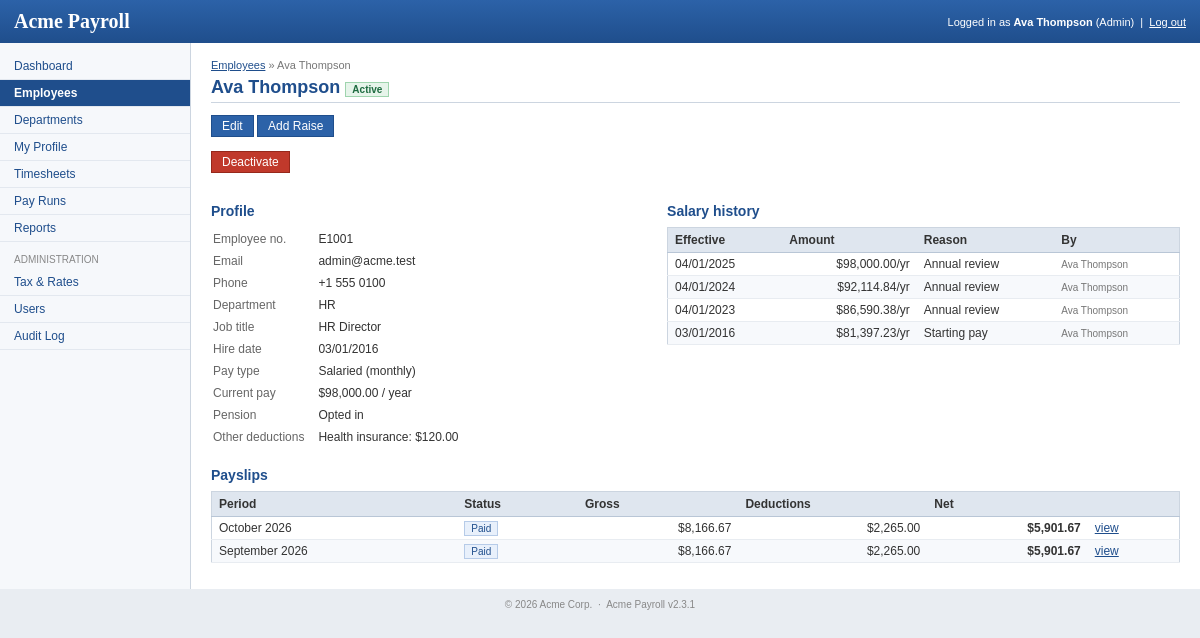
Screenshot of /employee_view.php?id=1 (signed in) with the database file from the repository.
### tables this page shows
CREATE TABLE `employees` (
  `id` int(11) NOT NULL AUTO_INCREMENT,
  `emp_no` varchar(10) NOT NULL,
  `first_name` varchar(60) NOT NULL,
  `last_name` varchar(60) NOT NULL,
  `email` varchar(150) NOT NULL,
  `phone` varchar(30) DEFAULT NULL,
  `department_id` int(11) DEFAULT NULL,
  `job_title` varchar(100) NOT NULL,
  `pay_type` enum('salaried','hourly') NOT NULL DEFAULT 'salaried',
  `annual_salary` decimal(12,2) DEFAULT NULL,
  `hourly_rate` decimal(8,2) DEFAULT NULL,
  `hire_date` date NOT NULL,
  `termination_date` date DEFAULT NULL,
  `status` enum('active','inactive') NOT NULL DEFAULT 'active',
  `pension_opt_in` tinyint(1) NOT NULL DEFAULT '0',
  `created_at` datetime DEFAULT NULL,
  `updated_at` datetime DEFAULT NULL,
  PRIMARY KEY (`id`),
  UNIQUE KEY `uq_employee_email` (`email`),
  UNIQUE KEY `uq_employee_no` (`emp_no`),
  KEY `idx_employee_department` (`department_id`),
  KEY `idx_employee_status` (`status`),
  CONSTRAINT `fk_employee_department` FOREIGN KEY (`department_id`) REFERENCES `departments` (`id`)
);

CREATE TABLE `departments` (
  `id` int(11) NOT NULL AUTO_INCREMENT,
  `name` varchar(100) NOT NULL,
  `code` varchar(10) NOT NULL,
  `description` text,
  `created_at` datetime DEFAULT NULL,
  PRIMARY KEY (`id`),
  UNIQUE KEY `uq_department_name` (`name`),
  UNIQUE KEY `uq_department_code` (`code`)
);

CREATE TABLE `employee_deductions` (
  `id` int(11) NOT NULL AUTO_INCREMENT,
  `employee_id` int(11) NOT NULL,
  `deduction_type_id` int(11) NOT NULL,
  `amount` decimal(8,2) NOT NULL,
  PRIMARY KEY (`id`),
  UNIQUE KEY `uq_employee_deduction` (`employee_id`, `deduction_type_id`),
  CONSTRAINT `fk_ded_employee` FOREIGN KEY (`employee_id`) REFERENCES `employees` (`id`) ON DELETE CASCADE,
  CONSTRAINT `fk_ded_type` FOREIGN KEY (`deduction_type_id`) REFERENCES `deduction_types` (`id`)
);

CREATE TABLE `deduction_types` (
  `id` int(11) NOT NULL AUTO_INCREMENT,
  `code` varchar(20) NOT NULL,
  `name` varchar(100) NOT NULL,
  `default_amount` decimal(8,2) NOT NULL DEFAULT '0.00',
  `active` tinyint(1) NOT NULL DEFAULT '1',
  PRIMARY KEY (`id`),
  UNIQUE KEY `uq_deduction_code` (`code`)
);

CREATE TABLE `salary_history` (
  `id` int(11) NOT NULL AUTO_INCREMENT,
  `employee_id` int(11) NOT NULL,
  `effective_date` date NOT NULL,
  `annual_salary` decimal(12,2) DEFAULT NULL,
  `hourly_rate` decimal(8,2) DEFAULT NULL,
  `reason` varchar(200) DEFAULT NULL,
  `created_by` int(11) DEFAULT NULL,
  `created_at` datetime DEFAULT NULL,
  PRIMARY KEY (`id`),
  KEY `idx_salary_employee` (`employee_id`),
  CONSTRAINT `fk_salary_employee` FOREIGN KEY (`employee_id`) REFERENCES `employees` (`id`) ON DELETE CASCADE
);

CREATE TABLE `users` (
  `id` int(11) NOT NULL AUTO_INCREMENT,
  `email` varchar(150) NOT NULL,
  `password` char(32) NOT NULL COMMENT 'md5',
  `full_name` varchar(120) NOT NULL,
  `role` enum('admin','manager','employee') NOT NULL DEFAULT 'employee',
  `employee_id` int(11) DEFAULT NULL,
  `active` tinyint(1) NOT NULL DEFAULT '1',
  `last_login` datetime DEFAULT NULL,
  `created_at` datetime DEFAULT NULL,
  PRIMARY KEY (`id`),
  UNIQUE KEY `uq_user_email` (`email`),
  KEY `idx_user_employee` (`employee_id`)
);

CREATE TABLE `payslips` (
  `id` int(11) NOT NULL AUTO_INCREMENT,
  `payrun_id` int(11) NOT NULL,
  `employee_id` int(11) NOT NULL,
  `department_name` varchar(100) DEFAULT NULL,
  `pay_type` enum('salaried','hourly') NOT NULL,
  `annual_salary` decimal(12,2) DEFAULT NULL,
  `hourly_rate` decimal(8,2) DEFAULT NULL,
  `regular_hours` decimal(6,2) NOT NULL DEFAULT '0.00',
  `overtime_hours` decimal(6,2) NOT NULL DEFAULT '0.00',
  `gross` decimal(12,2) NOT NULL,
  `income_tax` decimal(12,2) NOT NULL,
  `social` decimal(12,2) NOT NULL,
  `pension` decimal(12,2) NOT NULL,
  `other_deductions` decimal(12,2) NOT NULL,
  `net` decimal(12,2) NOT NULL,
  PRIMARY KEY (`id`),
  UNIQUE KEY `uq_payslip` (`payrun_id`, `employee_id`),
  KEY `idx_payslip_employee` (`employee_id`),
  CONSTRAINT `fk_payslip_run` FOREIGN KEY (`payrun_id`) REFERENCES `payruns` (`id`) ON DELETE CASCADE,
  CONSTRAINT `fk_payslip_employee` FOREIGN KEY (`employee_id`) REFERENCES `employees` (`id`)
);

CREATE TABLE `payruns` (
  `id` int(11) NOT NULL AUTO_INCREMENT,
  `period_start` date NOT NULL,
  `period_end` date NOT NULL,
  `pay_date` date NOT NULL,
  `status` enum('draft','calculated','approved','paid') NOT NULL DEFAULT 'draft',
  `notes` varchar(200) DEFAULT NULL,
  `created_by` int(11) DEFAULT NULL,
  `created_at` datetime DEFAULT NULL,
  `calculated_at` datetime DEFAULT NULL,
  `approved_by` int(11) DEFAULT NULL,
  `approved_at` datetime DEFAULT NULL,
  `paid_at` datetime DEFAULT NULL,
  PRIMARY KEY (`id`),
  KEY `idx_payrun_period` (`period_start`)
);

### www/includes/db.php (called while the page is built, shortened)
<?php
$db = mysqli_connect(DB_HOST, DB_USER, DB_PASS, DB_NAME);
mysqli_set_charset($db, 'utf8');
function db_query($sql)
{
    global $db;
    $res = mysqli_query($db, $sql);
    return $res;
}
function db_fetch_all($sql)
{
    $res = db_query($sql);
    $rows = array();
    while ($row = mysqli_fetch_assoc($res)) {
        $rows[] = $row;
    }
    return $rows;
}
function db_fetch_one($sql)
{
    $res = db_query($sql);
    $row = mysqli_fetch_assoc($res);
    return $row;
}

### www/includes/payroll_calc.php (called while the page is built, shortened)
<?php
function format_money($amount)
{
    $neg = $amount < 0;
    return ($neg ? '-' : '') . '$' . number_format(abs($amount), 2);
}

### www/employee_view.php (the view, shortened to what this page needs)
<?php
include 'includes/functions.php';
$id = (int)get('id');
$emp = db_fetch_one('SELECT e.*, d.name AS department_name FROM employees e LEFT JOIN departments d ON d.id = e.department_id WHERE e.id = ' . $id);
$history = db_fetch_all('SELECT h.*, u.full_name AS created_by_name FROM salary_history h LEFT JOIN users u ON u.id = h.created_by
                          WHERE h.employee_id = ' . $id . ' ORDER BY h.effective_date DESC, h.id DESC');
$payslip_sql = 'SELECT p.*, r.period_start, r.period_end, r.status AS run_status FROM payslips p JOIN payruns r ON r.id = p.payrun_id WHERE p.employee_id = ' . $id;
$payslips = db_fetch_all($payslip_sql . ' ORDER BY r.period_start DESC');
$deductions = db_fetch_all('SELECT t.name, ed.amount FROM employee_deductions ed JOIN deduction_types t ON t.id = ed.deduction_type_id WHERE ed.employee_id = ' . $id);
$page_title = $emp['first_name'] . ' ' . $emp['last_name'];
include 'header.php';
?>
<?php if (is_admin() || is_manager()) { ?>
<p class="breadcrumb"><a href="employees.php">Employees</a> &raquo; <?php echo h($page_title); ?></p>
<?php } ?>
<h1><?php echo h($page_title); ?> <?php echo status_label($emp['status']); ?></h1>
<?php if (is_admin()) { ?>
<p class="actions">
  <a href="employee_edit.php?id=<?php echo $id; ?>" class="button" id="edit-employee">Edit</a>
  <?php if ($emp['status'] == 'active') { ?>
    <a href="salary_raise.php?id=<?php echo $id; ?>" class="button" id="add-raise">Add Raise</a>
    <form method="post" action="employee_deactivate.php" class="inline" id="deactivate-form">
      <input type="submit" value="Deactivate" class="button button-danger" id="deactivate-employee"
             data-confirm="Deactivate <?php echo h($page_title); ?>? The employee will no longer be paid and cannot log in." />
    </form>
  <?php } ?>
</p>
<?php } ?>
<table width="100%" cellspacing="0" cellpadding="0">
<tr>
<td valign="top" width="45%">
  <h2>Profile</h2>
  <table class="details">
    <tr><th>Employee no.</th><td><?php echo h($emp['emp_no']); ?></td></tr>
    <tr><th>Email</th><td><?php echo h($emp['email']); ?></td></tr>
    <tr><th>Phone</th><td><?php echo h($emp['phone']); ?></td></tr>
    <tr><th>Department</th><td><?php echo h($emp['department_name']); ?></td></tr>
    <tr><th>Job title</th><td><?php echo h($emp['job_title']); ?></td></tr>
    <tr><th>Hire date</th><td><?php echo fmt_date($emp['hire_date']); ?></td></tr>
    <tr><th>Pay type</th><td><?php echo $emp['pay_type'] == 'hourly' ? 'Hourly' : 'Salaried (monthly)'; ?></td></tr>
    <tr><th>Current pay</th><td><?php echo $emp['pay_type'] == 'hourly' ? format_money($emp['hourly_rate']) . ' / hour' : format_money($emp['annual_salary']) . ' / year'; ?></td></tr>
    <tr><th>Pension</th><td><?php echo $emp['pension_opt_in'] ? 'Opted in' : 'Not enrolled'; ?></td></tr>
    <tr><th>Other deductions</th><td>
      <?php foreach ($deductions as $d) { echo h($d['name']) . ': ' . format_money($d['amount']) . '<br />'; } ?>
    </td></tr>
  </table>
</td>
<td valign="top" style="padding-left: 20px;">
  <h2>Salary history</h2>
  <table class="grid" width="100%" id="salary-history">
    <tr><th>Effective</th><th>Amount</th><th>Reason</th><th>By</th></tr>
    <?php foreach ($history as $i => $hrow) { ?>
    <tr class="<?php echo $i % 2 ? 'odd' : 'even'; ?>">
      <td><?php echo fmt_date($hrow['effective_date']); ?></td>
      <td class="num"><?php echo $hrow['hourly_rate'] !== null ? format_money($hrow['hourly_rate']) . '/hr' : format_money($hrow['annual_salary']) . '/yr'; ?></td>
      <td><?php echo h($hrow['reason']); ?></td>
      <td class="small"><?php echo h($hrow['created_by_name']); ?></td>
    </tr>
    <?php } ?>
  </table>
</td>
</tr>
</table>
<h2>Payslips</h2>
<table class="grid" width="100%" id="payslip-list">
  <tr><th>Period</th><th>Status</th><th class="num">Gross</th><th class="num">Deductions</th><th class="num">Net</th><th></th></tr>
  <?php foreach ($payslips as $i => $p) { ?>
  <tr class="<?php echo $i % 2 ? 'odd' : 'even'; ?>">
    <td><?php echo date('F Y', strtotime($p['period_start'])); ?></td>
    <td><?php echo status_label($p['run_status']); ?></td>
    <td class="num"><?php echo format_money($p['gross']); ?></td>
    <td class="num"><?php echo format_money($p['income_tax'] + $p['social'] + $p['pension'] + $p['other_deductions']); ?></td>
    <td class="num"><b><?php echo format_money($p['net']); ?></b></td>
    <td><a href="payslip.php?id=<?php echo $p['id']; ?>">view</a></td>
  </tr>
  <?php } ?>
</table>
<?php include 'footer.php'; ?>

### www/includes/functions.php (shortened to what this page needs)
<?php
require_once dirname(__FILE__) . '/db.php';
require_once dirname(__FILE__) . '/payroll_calc.php';
function h($str)
{
    return htmlspecialchars($str, ENT_QUOTES, 'UTF-8');
}
function get($name, $default = '')
{
    return isset($_GET[$name]) ? trim($_GET[$name]) : $default;
}
function user_role()
{
    return isset($_SESSION['role']) ? $_SESSION['role'] : '';
}
function is_admin()
{
    return user_role() == 'admin';
}
function fmt_date($d)
{
    return date(DATE_FMT, strtotime($d));
}
function status_label($status)
{
    return '<span class="status status-' . h($status) . '">' . h(ucfirst($status)) . '</span>';
}

### www/css/style.css (style rules this page uses)
body { margin: 0; padding: 0; font-family: Verdana, Arial, Helvetica, sans-serif; font-size: 12px; color: #333; background: #e9edf2; }
a { color: #1f4e8c; }
h1 { font-size: 18px; color: #1f4e8c; margin: 0 0 12px 0; border-bottom: 1px solid #ccd5e0; padding-bottom: 4px; }
h2 { font-size: 14px; color: #1f4e8c; margin: 18px 0 8px 0; }
table.grid { border-collapse: collapse; border: 1px solid #ccd5e0; margin-bottom: 10px; }
table.grid th { background: #dfe6ef; text-align: left; padding: 5px 7px; border-bottom: 1px solid #b9c6d6; white-space: nowrap; }
table.grid td { padding: 4px 7px; border-bottom: 1px solid #e8ecf1; }
table.grid tr.odd td { background: #f7f9fc; }
td.num, th.num { text-align: right; }
table.details th { text-align: left; padding: 3px 12px 3px 0; color: #666; font-weight: normal; vertical-align: top; }
table.details td { padding: 3px 0; }
.button, input.button { display: inline-block; background: #2c62a8; color: #fff !important; border: 1px solid #1f4e8c; padding: 3px 10px; font-size: 12px; text-decoration: none; cursor: pointer; }
.button-danger, input.button-danger { background: #c0392b; border-color: #96281b; }
form.inline { display: inline; }
.actions { margin: 8px 0 14px 0; }
.hint, .small { font-size: 10px; color: #777; }
.breadcrumb { font-size: 11px; color: #777; margin: 0 0 6px 0; }
.status { padding: 1px 6px; font-size: 10px; border: 1px solid #ccc; background: #eee; }
.status-active, .status-approved { background: #e6f4ea; border-color: #9fd4ae; color: #1e6b40; }
.status-paid { background: #e8f0fb; border-color: #b6cbe8; color: #1f4e8c; }

### www/css/print.css (style rules this page uses)
body { background: #fff; font-family: Arial, Helvetica, sans-serif; font-size: 12px; color: #000; }
#top, #sidebar, #footer, .noprint, .actions, .msg { display: none; }
table.details th { text-align: left; padding-right: 12px; font-weight: normal; color: #444; }
.small { font-size: 9px; color: #555; }

### rows the page displays
employees: page_title "Ava Thompson", status "Active", emp_no "E1001", email "admin@acme.test", phone "+1 555 0100", department.name "HR", job_title "HR Director", hire_date "03/01/2016", annual_salary "$98,000.00"
employee_deductions: deduction_type.name "Health insurance", amount "$120.00"
salary_history: effective_date "04/01/2025", annual_salary "$98,000.00", reason "Annual review", users.full_name "Ava Thompson"
salary_history: effective_date "04/01/2024", annual_salary "$92,114.84", reason "Annual review", users.full_name "Ava Thompson"
salary_history: effective_date "04/01/2023", annual_salary "$86,590.38", reason "Annual review", users.full_name "Ava Thompson"
salary_history: effective_date "03/01/2016", annual_salary "$81,397.23", reason "Starting pay", users.full_name "Ava Thompson"
payslips: payrun.period_start "October 2026", payrun.status "Paid", gross "$8,166.67", format_money($p['income_tax'] + $p['social'] + $p['pension'] + $p['other_deductions']) "$2,265.00", net "$5,901.67"
payslips: payrun.period_start "September 2026", payrun.status "Paid", gross "$8,166.67", format_money($p['income_tax'] + $p['social'] + $p['pension'] + $p['other_deductions']) "$2,265.00", net "$5,901.67"

### other values shown
APP_NAME "Acme Payroll"
$_SESSION['full_name'] "Ava Thompson"
user_role() "Admin"
$label "Dashboard Employees Departments My Profile Timesheets Pay Runs Reports Tax & Rates Users Audit Log"
APP_VERSION "2.3.1"
